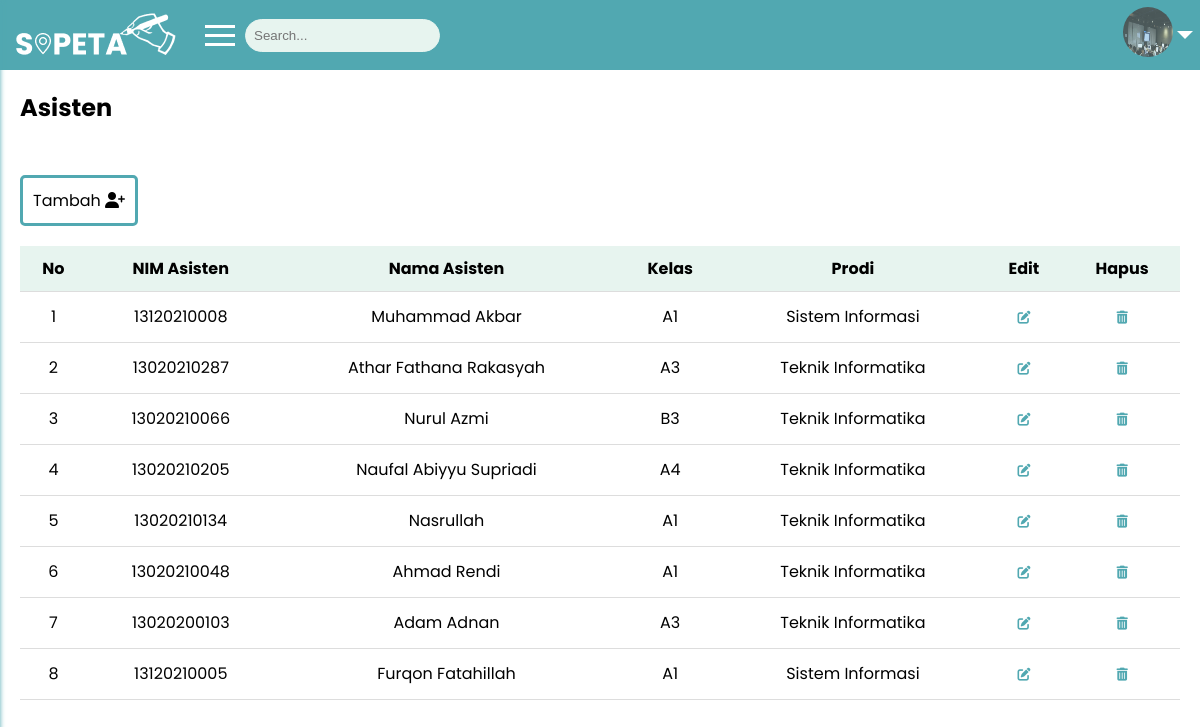
Page /public/asisten (signed in) on the committed database.
### tables this page shows
CREATE TABLE `mst_asisten` (
  `id_asisten` int(11) NOT NULL,
  `nim_asisten` varchar(15) NOT NULL,
  `nama_asisten` varchar(50) NOT NULL,
  `kelas` char(5) NOT NULL,
  `prodi` enum('Teknik Informatika','Sistem Informasi') NOT NULL,
  `id_user` int(11) NOT NULL
);

### app/controllers/Asisten.php (called while the page is built, shortened)
<?php
class Asisten extends Controller {
    public function index(){
        $data['judul'] = 'Asisten';
        try {
        $data['asisten'] = $this->model('Asisten_model')->getAllAsisten();
        } catch (\Throwable $th) {
            echo $th;
        }
        $this->view('asisten/index', $data);
    }
}

### app/core/App.php (called while the page is built, shortened)
<?php
class App {
    protected $method = 'index';
    protected $params = [];
    public function __construct() {
        $this->controller = new $this->controller;
        call_user_func_array([$this->controller, $this->method], $this->params);
    }
}

### public/index.php (called while the page is built, shortened)
<?php
$app = new App;

### app/core/Database.php (called while the page is built, shortened)
<?php
class Database {
    private $host = DB_HOST;
    private $user = DB_USER;
    private $password = DB_PASS;
    private $dbname = DB_NAME;
    private $dbh;
    private $stmt;
    public function __construct(){
        $dsn = 'mysql:host=' . $this->host . ';dbname=' . $this->dbname;
        $option = [
            PDO::ATTR_PERSISTENT => true,
            PDO::ATTR_ERRMODE => PDO::ERRMODE_EXCEPTION
        ];
        try {
            $this->dbh = new PDO($dsn, $this->user, $this->password, $option);
        } catch (PDOException $e) {
            die($e->getMessage());
        }
    }
    public function query($query){
        $this->stmt = $this->dbh->prepare($query);
    }
    public function bind($param, $value, $type = null){
        if(is_null($type)){
            switch(true){
                case is_null($value) :
                    $type = PDO::PARAM_NULL;
                    break;
            }
        }
        $this->stmt->bindValue($param, $value, $type);
    }
    public function execute(){
        $this->stmt->execute();
    }
    public function resultSet(){
        $this->execute();
        return $this->stmt->fetchAll(PDO::FETCH_ASSOC);
    }
}

### app/models/Asisten_Model.php (called while the page is built, shortened)
<?php
class Asisten_model {
    private $table = "mst_asisten";
    private $db;
    public function __construct(){
        $this->db = new Database;
    }
    public function getAllAsisten(){
        try {
            $this->db->query('SELECT * FROM ' . $this->table);
            return $this->db->resultSet();
        } catch (\Throwable $th) {
            echo 'Error: ' . $th->getMessage();
        }
    }
}

### app/views/asisten/index.php (the view, shortened to what this page needs)
<div class="content">
    <h2 style="margin-top: 70px;">Asisten</h2>
    <div class="crud-asisten">
        <a href="#" class="crud tambah-crud" onclick="openTambahModal()">Tambah <i class="fa fa-user-plus"></i></a>
    </div>
    <table>
        <thead>
            <tr>
                <th>No</th>
                <th>NIM Asisten</th>
                <th>Nama Asisten</th>
                <th>Kelas</th>
                <th>Prodi</th>
                <th>Edit</th>
                <th>Hapus</th>
            </tr>
        </thead>
        <tbody>
        <?php $i = 1;
        foreach ($data['asisten'] as $asisten): ?>
        <tr>
            <td><?= $i++ ?></td>
            <td><?= $asisten['nim_asisten']; ?></td>
            <td><?= $asisten['nama_asisten']; ?></td>
            <td><?= $asisten['kelas']; ?></td>
            <td><?= $asisten['prodi']; ?></td>
            <td   style="position: relative;"><a class="btn-crud" href="<?= BASEURL; ?>/asisten/edit/<?= $asisten['id_asisten']; ?>"><i class="fa fa-pen-to-square"></i></a></td>
            <td style="position: relative;" >
                <a class="btn-crud" href="<?= BASEURL; ?>/Asisten/" onclick="hapus('<?= $asisten['id_asisten']; ?>')">
                    <i class="fa fa-trash-can"></i>
                </a>
            </td>
        </tr>
        <?php endforeach; ?>
        </tbody>
    </table>
</div>

### public/css/style.css (style rules this page uses)
body { font-family: poppins; margin: 0; padding: 0; }
a { color: #51A8B1; text-decoration: none; display: block; margin-top: 30px; font-size: 13px; }

### public/css/style2.css (style rules this page uses)
body { margin: 0; font-family: 'Poppins', sans-serif; }
.btn-crud i { position: absolute; top: 50%; left: 50%; transform: translate(-50%, -50%); }
.content { margin-left: 0; padding: 20px; }
.crud { display: inline-block; padding: 10px 10px; font-size: 16px; cursor: pointer; text-align: center; text-decoration: none; outline: none; color: #000000; background-color: #4caf4f00; border: 3px solid #51A8B1; border-radius: 5px; }
table { width: 100%; border-collapse: collapse; margin-top: 20px; }
th, td { padding: 10px; text-align: center; border-bottom: 1px solid #ddd; }
th { background-color: #E7F4EF; color: #000000; text-align: center; }

### rows in the picture
mst_asisten: nim_asisten "13120210008", nama_asisten "Muhammad Akbar", kelas "A1", prodi "Sistem Informasi"
mst_asisten: nim_asisten "13020210287", nama_asisten "Athar Fathana Rakasyah", kelas "A3", prodi "Teknik Informatika"
mst_asisten: nim_asisten "13020210066", nama_asisten "Nurul Azmi", kelas "B3", prodi "Teknik Informatika"
mst_asisten: nim_asisten "13020210205", nama_asisten "Naufal Abiyyu Supriadi", kelas "A4", prodi "Teknik Informatika"
mst_asisten: nim_asisten "13020210134", nama_asisten "Nasrullah", kelas "A1", prodi "Teknik Informatika"
mst_asisten: nim_asisten "13020210048", nama_asisten "Ahmad Rendi", kelas "A1", prodi "Teknik Informatika"
mst_asisten: nim_asisten "13020200103", nama_asisten "Adam Adnan", kelas "A3", prodi "Teknik Informatika"
mst_asisten: nim_asisten "13120210005", nama_asisten "Furqon Fatahillah", kelas "A1", prodi "Sistem Informasi"
